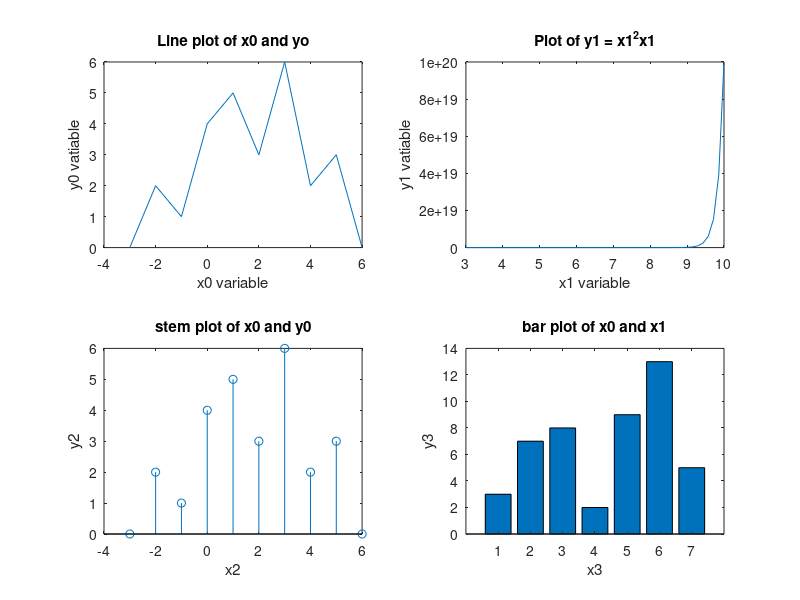

The MATLAB script that drew this image:
%% A demo program to illustrate some of the functions.
x0=[-3,-2,-1,0,1,2,3,4,5,6]
y0=[0,2,1,4,5,3,6,2,3,0]
subplot(2,2,1)
plot(x0,y0)
xlabel("x0 variable")
ylabel("y0 vatiable")
title("Line plot of x0 and yo")
x1 = linspace(3, 10, 50)
y1 = x1.^(x1.*2)
subplot(2,2,2)
plot(x1,y1)
xlabel("x1 variable")
ylabel("y1 vatiable")
title("Plot of y1 = x1^2x1")
x2=[-3,-2,-1,0,1,2,3,4,5,6]
y2=[0,2,1,4,5,3,6,2,3,0]
subplot(2,2,3)
stem(x2,y2)
xlabel("x2")
ylabel("y2")
title("stem plot of x0 and y0")
x3 = [1, 2, 3, 4, 5, 6, 7]
y3 = [3, 7, 8, 2, 9, 13, 5]
subplot(2,2,4)
bar(x3, y3)
xlabel("x3")
ylabel("y3")
title("bar plot of x0 and x1")


